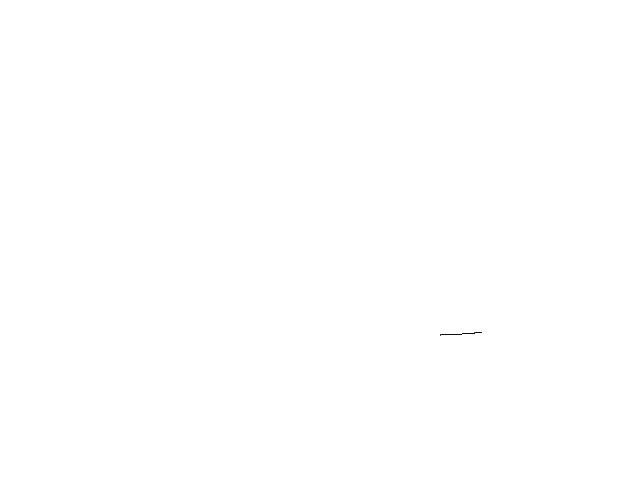
Frame 1 (no input)
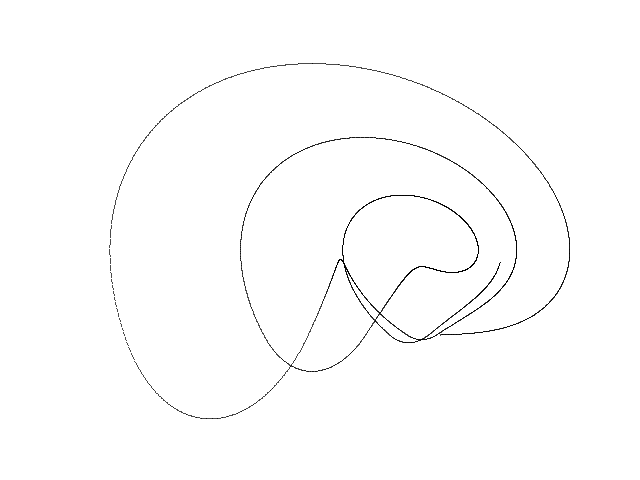
Frame 60 (the mouse pressed at the canvas centre just before this capture)
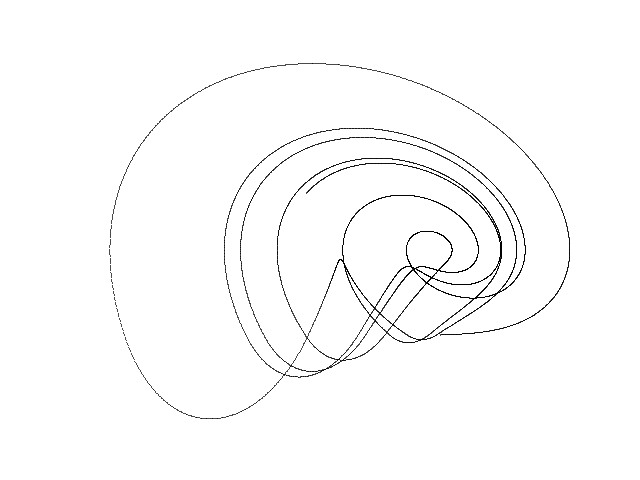
Frame 120 (the mouse held since frame 60 and released just before this capture)

The Processing sketch that drew these frames (run headless with seeded random() and noise(); from frame 60 on, the mouse is pressed at the canvas centre):

// Processing sketch: Piecewise
// ── Piecewise.pde
// Piecewise chaotic attractor //

  float x = 0.0;
  float y = 1.0;
  float z = 0.0;
  float dt = 0.005;
  float a = 4.0;
  float h = 0.0;


void setup() {
  
  size(640, 480);
  background(255);
  
}
 

void draw() {
  
  for (int i=0; i<100; i++) {
    
    float nx = x;
    float ny = y;
    float nz = z;
        
    if (y >= 1.0) h = a; else h = 0.0;
        
    x = nx + dt * (ny);
    y = ny + dt * (nz);
    z = nz + dt * (-nz - ny * h - nx);
  
    point(440 + (85 * x), 250 + (85 * y));

  }

}
